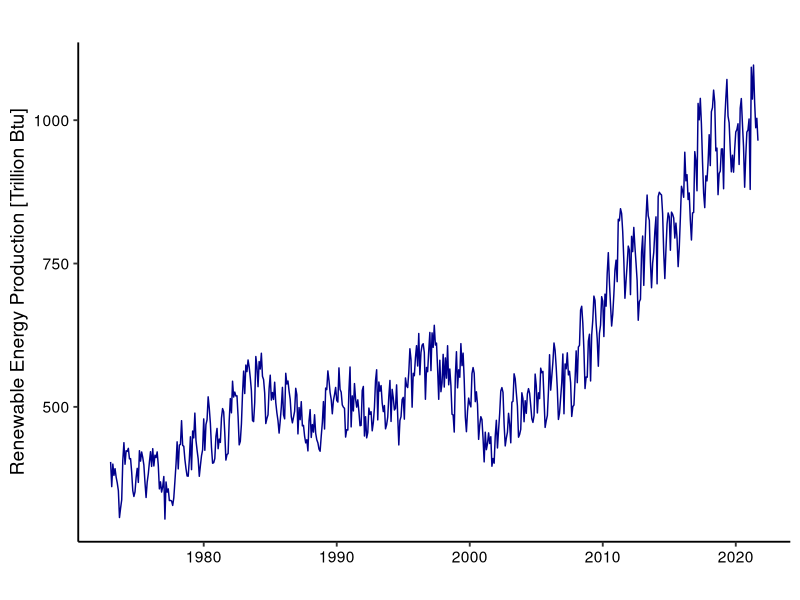
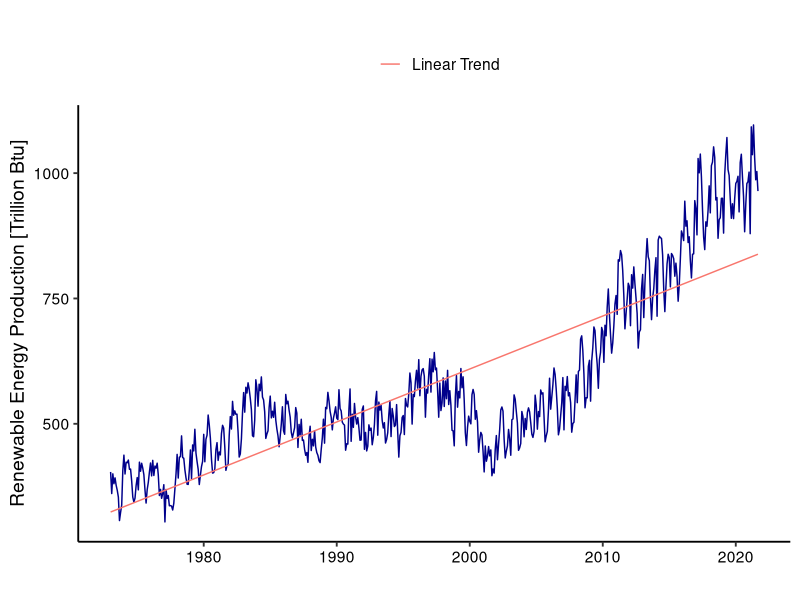
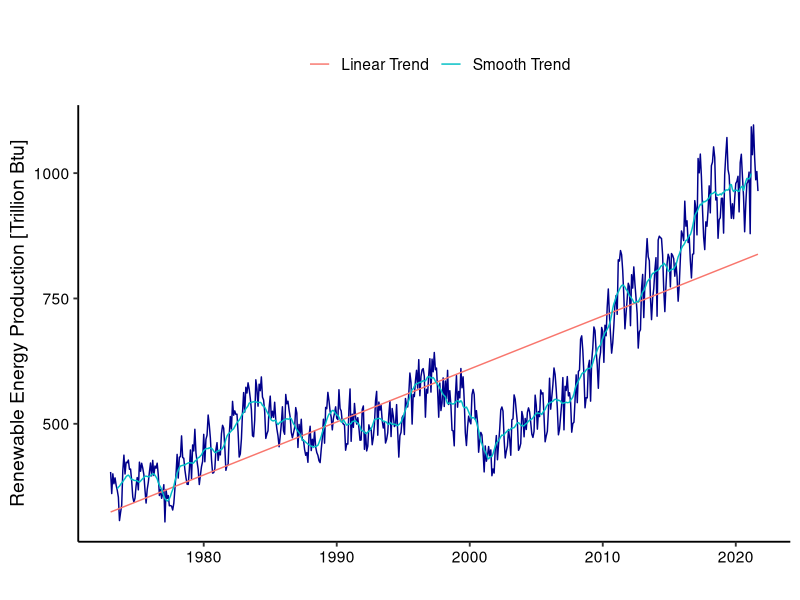
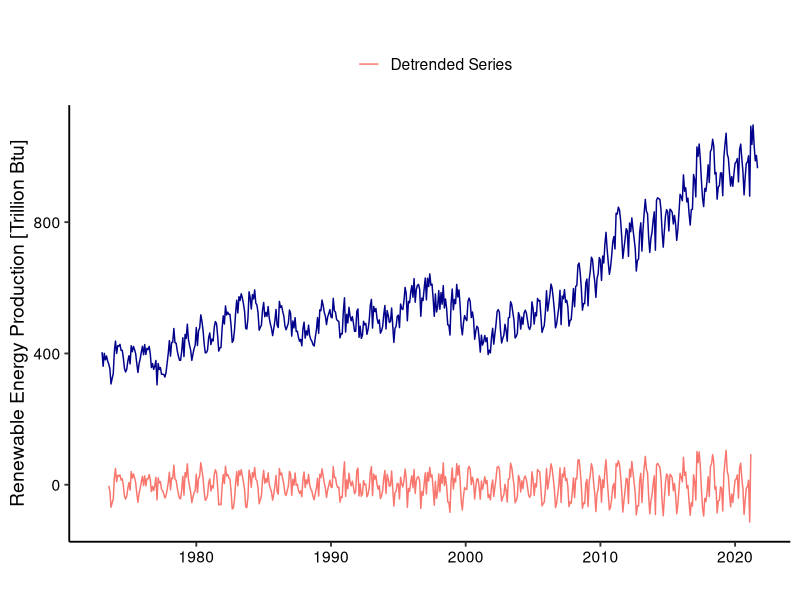
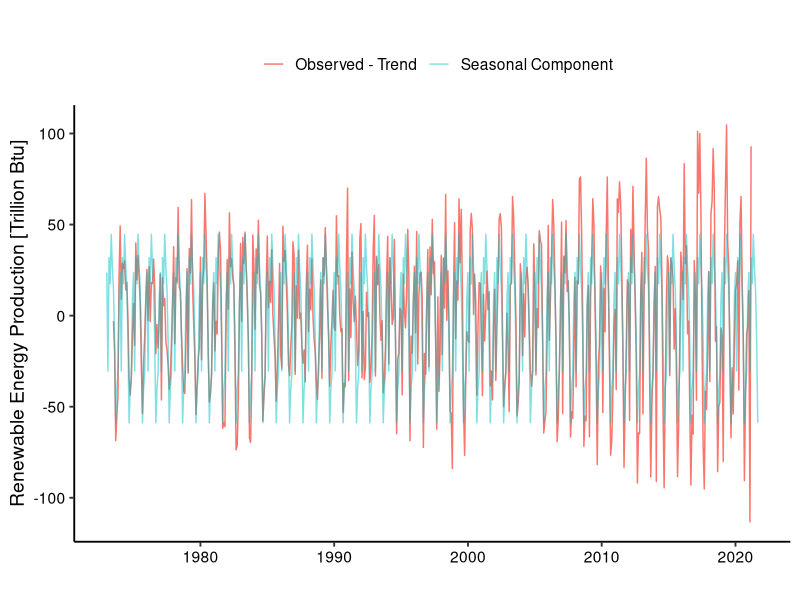
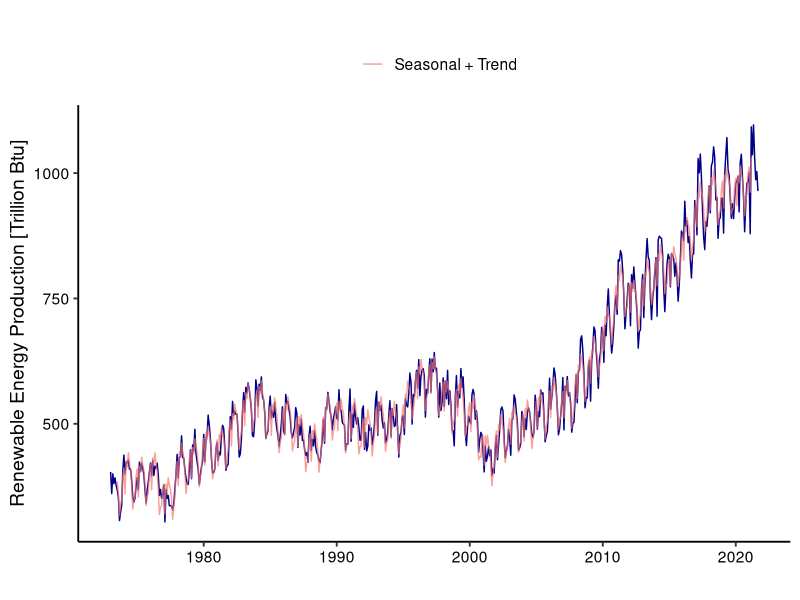
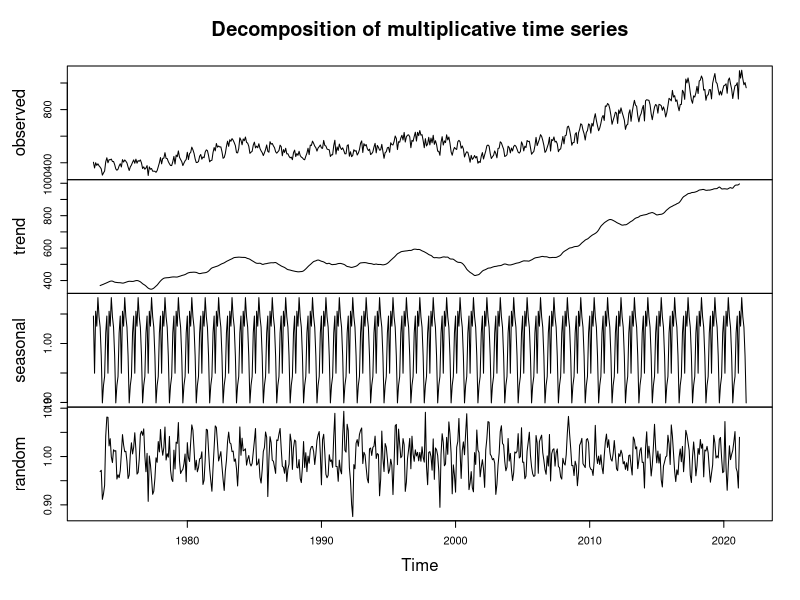
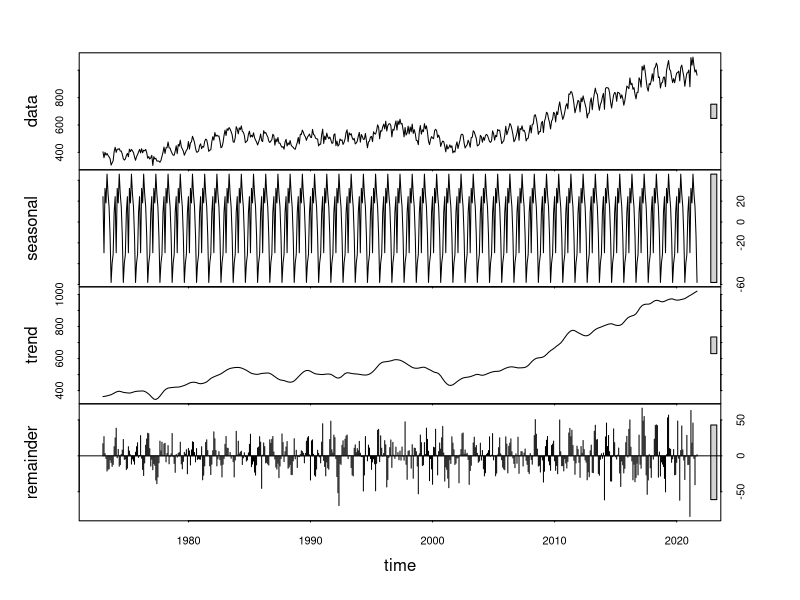

Write R code to recreate these figures, in order.
## ---- chunk 1
library(tidyverse)
library(lubridate)
library(forecast)

mytheme <- theme_classic(base_size = 14) +
  theme(axis.text = element_text(color = "black"), 
        legend.position = "top") 
theme_set(mytheme)
## ---- chunk 2

#Importing time series data from csv file#
original_data <- read.csv("./Data/Processed/RenewableEnergy.csv")

nobs <- nrow(original_data)
head(original_data,10)

## ---- chunk 3
year1 <- year(original_data$Date[1])
month1 <- month(original_data$Date[1])
ts_original_data <- ts(original_data$Renewable.Energy,start=c(year1,month1),frequency=12) 
ts_original_data
## ---- chunk 4

autoplot(ts_original_data, color="darkblue") +
    ylab("Renewable Energy Production [Trillion Btu]") +
    xlab("")
  

## ---- chunk 5
#create vector t
t <- c(1:nobs)

#combine t and original into one data frame
data <- data.frame("t"=t,"original"=original_data$Renewable.Energy)

#Fit a linear trend to TS, lm function needs a data frame object
linear_trend_model=lm(original~t,data)  
summary(linear_trend_model)

#first coefficient is the intercept term or beta0
beta0=as.numeric(linear_trend_model$coefficients[1])  

#second coefficient is the slope or beta1
beta1=as.numeric(linear_trend_model$coefficients[2])  

## ---- chunk 6
#create linear trend series
linear_trend <- (beta0+beta1*t)
ts_linear_trend <- ts(linear_trend,start=c(year1,month1),frequency=12) 

#visualize the trend on observed data
autoplot(ts_original_data, color="darkblue") +
  autolayer(ts_linear_trend,series="Linear Trend") +
  ylab("Renewable Energy Production [Trillion Btu]") +
  xlab("") +
  labs(color="")

## ---- chunk 7

order <- 6 #frequency = 12
smooth_trend <- array(NA,nobs)
for(t in (order+1):(nobs)){
  smooth_trend[t] = mean(original_data$Renewable.Energy[(t-order+1):(t+order)])
}
  
ts_smooth_trend <- ts(smooth_trend,start=c(year1,month1),frequency=12) 

autoplot(ts_original_data, col="darkblue") +
  autolayer(ts_linear_trend,series="Linear Trend" ) +
  autolayer(ts_smooth_trend,series="Smooth Trend" ) +
  ylab("Renewable Energy Production [Trillion Btu]") +
  xlab("") +
  labs(color="")

## ---- chunk 8
#Create detrended series from linear trend
detrend_linear <- original_data$Renewable.Energy-(beta0+beta1*data$t)   
year1 <- year(original_data$Date[1])
month1 <- month(original_data$Date[1])
ts_detrend_linear <- ts(detrend_linear,start=c(year1,month1),frequency=12) 

#Create detrended series from rolling average trend - that the we will use
detrend_smooth <- original_data$Renewable.Energy - smooth_trend
ts_detrend_smooth <- ts_original_data-ts_smooth_trend

autoplot(ts_original_data, col="darkblue") +
  autolayer(ts_detrend_smooth,series="Detrended Series" ) +
  ylab("Renewable Energy Production [Trillion Btu]") +
  xlab("") +
  labs(color="")
## ---- chunk 9
#First create the seasonal dummies
dummies <- seasonaldummy(ts_detrend_smooth)  #this function only accepts ts object

#Then fit a linear model to the seasonal dummies
seas_means_model=lm(detrend_smooth~dummies)
summary(seas_means_model)

#Look at the regression coefficient. These will be the values of Beta

#Store regression coefficients
beta_int=seas_means_model$coefficients[1]
beta_coeff=seas_means_model$coefficients[2:12]



## ---- chunk 10
#compute seasonal component
seas_component=array(0,nobs)
for(i in 1:nobs){
  seas_component[i]=(beta_int+beta_coeff%*%dummies[i,])
}

#Transform into a ts object
ts_seasonal_component <- ts(seas_component,start=c(year1,month1),frequency=12) 

#Understanding what we did
autoplot(ts_detrend_smooth,series="Observed - Trend") +
  autolayer(ts_seasonal_component,series="Seasonal Component",alpha=0.5) +
  ylab("Renewable Energy Production [Trillion Btu]") +
  xlab("") +
  labs(color="")

## ---- chunk 11
#Create seasonal + trend object
ts_seasonal_trend <- ts_seasonal_component + ts_smooth_trend 

#Understanding what we did
autoplot(ts_original_data, color="darkblue") +
  autolayer(ts_seasonal_trend,series="Seasonal + Trend", alpha=0.7) +
  ylab("Renewable Energy Production [Trillion Btu]") +
  xlab("") +
  labs(color="")

## ---- chunk 12
decompose <- decompose(ts_original_data,type="multiplicative") 
plot(decompose)

## ---- chunk 13
decompose <- stl(ts_original_data,s.window="periodic")
plot(decompose)
## ---- chunk 14
fit <- stl(ts_original_data,s.window="periodic")

original_forecast <- forecast(fit, h=48)

autoplot(original_forecast) + 
  ylab("Renewable Energy Production [Trillion Btu]") + 
  ggtitle("Forecast with Seasonal Trend Model")

